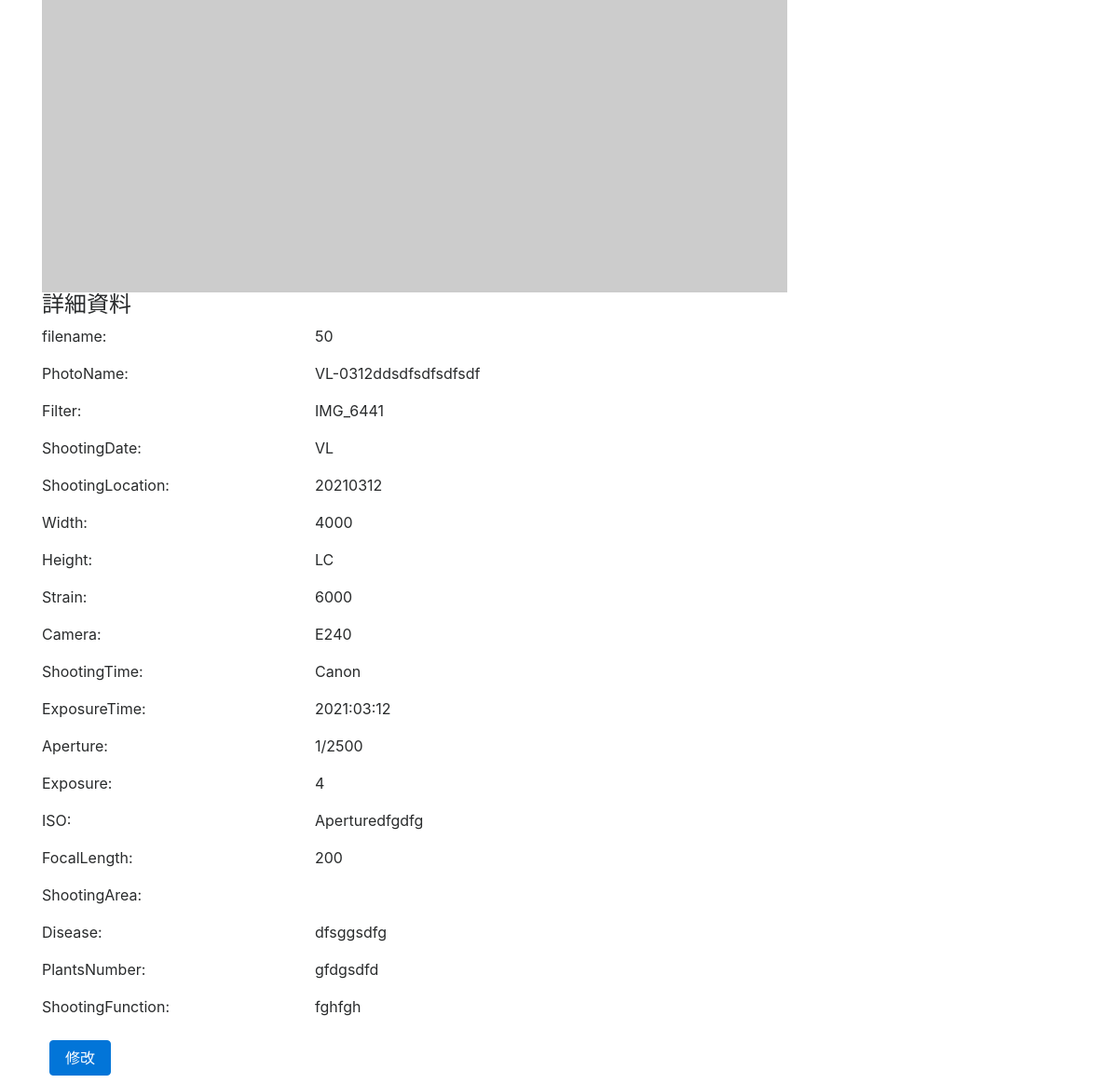
The app's page /detail2/ (lower part), older data.
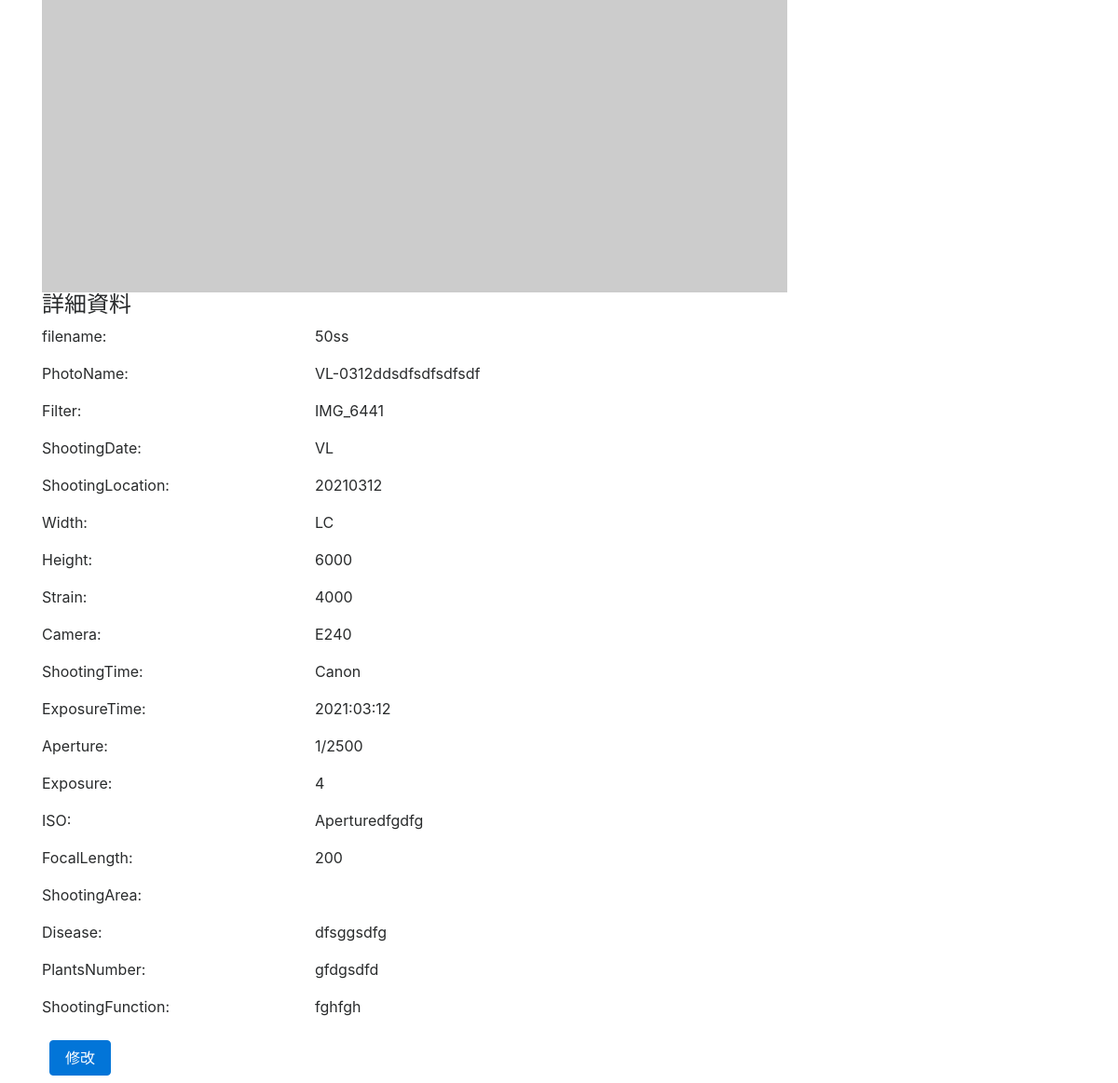
The same page, newer data.
### csvfile/models.py (models this page shows, shortened)
class Profile(models.Model):
    number = models.CharField(max_length=100,default='')
    photoName = models.CharField(max_length=10,default='')
    filter = models.CharField(max_length=4,default='')
    shootingDate = models.CharField(max_length=10,default='')
    shootinLocation = models.CharField(max_length=4,default='')
    width = models.CharField(max_length=10,default='')
    strain = models.CharField(max_length=4,default='')
    height = models.CharField(max_length=10,default='')
    camera = models.CharField(max_length=20,default='')
    shootingTime = models.CharField(max_length=20,default='')
    exposureTime = models.CharField(max_length=5,default='')
    aperture = models.CharField(max_length=2,default='')
    exposure = models.CharField(max_length=20,default='')
    ISO = models.CharField(max_length=5,default='')
    focalLength = models.CharField(max_length=5,default='')
    shootingArea = models.CharField(max_length=10,default='')
    disease = models.CharField(max_length=10,default='')
    plantsNumber = models.CharField(max_length=10,default='')
    shootingFunction = models.CharField(max_length=10,default='')
    filename = models.CharField(max_length=15,default='')

### csvfile/views.py (the view)
# urls.py: path('detail<int:id>/', singleVendor, name='detail'), # 這一行
def singleVendor(request, id):
    profile = Profile.objects.get(id = id)
    context = {
        'profile': profile
    }
    return render(request, 'profile_detail.html', context)

### templates/profile_detail.html (shortened to what this page needs)
<!DOCTYPE html>
<html lang="en">
<head>
    <link href="https://cdn.jsdelivr.net/npm/bootstrap@5.0.0/dist/css/bootstrap.min.css" rel="stylesheet"
 />
    {% load static %}
    <link rel="stylesheet" href="{% static 'css/bootstrap.min.css' %}">
    <link rel="stylesheet" href="{% static 'css/style.css' %}">
</head>
<body>
    <div class="container">
        <section class="data-info">
          <img src="https://picsum.photos/800/800/?random=1" class="info-img" />
          <h4>詳細資料</h4>
          <div class="row">
            <div class="col-3">
              <p>filename:</p>
            </div>
            <div class="col-7 align-self-center">
              <p class="ms-2">{{profile.filename}}</p>
            </div>
            <div class="col-3">
              <p>PhotoName:</p>
            </div>
            <div class="col-7 align-self-center">
              <p class="ms-2">{{profile.photoName}}</p>
            </div>
            <div class="col-3">
              <p>Filter:</p>
            </div>
            <div class="col-7 align-self-center">
              <p class="ms-2">{{profile.filter}}</p>
            </div>
            <div class="col-3">
              <p>ShootingDate:</p>
            </div>
            <div class="col-7 align-self-center">
              <p class="ms-2">{{profile.shootingDate}}</p>
            </div>
            <div class="col-3">
              <p>ShootingLocation:</p>
            </div>
            <div class="col-7 align-self-center">
              <p class="ms-2">{{profile.shootinLocation}}</p>
            </div>
            <div class="col-3">
              <p>Width:</p>
            </div>
            <div class="col-7 align-self-center">
              <p class="ms-2">{{profile.width}}</p>
            </div>
            <div class="col-3">
              <p>Height:</p>
            </div>
            <div class="col-7 align-self-center">
              <p class="ms-2">{{profile.height}}</p>
            </div>
            <div class="col-3">
              <p>Strain:</p>
            </div>
            <div class="col-7 align-self-center">
              <p class="ms-2">{{profile.strain}}</p>
            </div>
            <div class="col-3">
              <p>Camera:</p>
            </div>
            <div class="col-7 align-self-center">
              <p class="ms-2">{{profile.camera}}</p>
            </div>
            <div class="col-3">
              <p>ShootingTime:</p>
            </div>
            <div class="col-7 align-self-center">
              <p class="ms-2">{{profile.shootingTime}}</p>
            </div>
            <div class="col-3">
              <p>ExposureTime:</p>
            </div>
            <div class="col-7 align-self-center">
              <p class="ms-2">{{profile.exposureTime}}</p>
            </div>
            <div class="col-3">
              <p>Aperture:</p>
            </div>
            <div class="col-7 align-self-center">
              <p class="ms-2">{{profile.aperture}}</p>
            </div>
            <div class="col-3">
              <p>Exposure:</p>
            </div>
            <div class="col-7 align-self-center">
              <p class="ms-2">{{profile.exposure}}</p>
            </div>
            <div class="col-3">
              <p>ISO:</p>
            </div>
            <div class="col-7 align-self-center">
              <p class="ms-2">{{profile.ISO}}</p>
            </div>
            <div class="col-3">
              <p>FocalLength:</p>
            </div>
            <div class="col-7 align-self-center">
              <p class="ms-2">{{profile.focalLength}}</p>
            </div>
            <div class="col-3">
              <p>ShootingArea:</p>
            </div>
            <div class="col-7 align-self-center">
            </div>
            <div class="col-3">
              <p>Disease:</p>
            </div>
            <div class="col-7 align-self-center">
              <p class="ms-2">{{profile.disease}}</p>
            </div>
            <div class="col-3">
              <p>PlantsNumber:</p>
            </div>
            <div class="col-7 align-self-center">
              <p class="ms-2">{{profile.plantsNumber}}</p>
            </div>
            <div class="col-3">
              <p>ShootingFunction:</p>
            </div>
            <div class="col-7 align-self-center">
              <p class="ms-2">{{profile.shootingFunction}}</p>
            </div>
          </div>
          <a
            class="btn btn-primary my-2 ms-2 me-2"
            role="button"
            href="/modify{{profile.id}}"
            >修改</a
          >
        </section>
      </div>
</body>
</html>

Row changes from the older to the newer data that the page shows:
changed Profile "VL-0312ddsdfsdfsdfsdf": filename "50" → "50ss"; width "4000" → "LC"; height "LC" → "6000"; strain "6000" → "4000"
